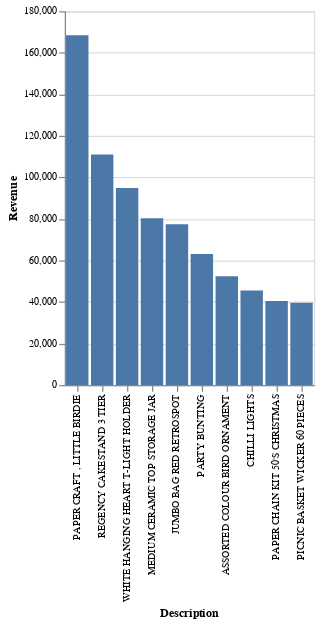

The code cell stored with this chart in its notebook:
### Code cell
b = (
    a.df_lazy
    .filter(pl.col("Country") == "United Kingdom")
    .filter(pl.col("Quantity") > 0 )     # Ignoring returns
    .select("Description", 'Revenue')    # Revenue was already calculated by Quantity * UnitPrice
    .group_by("Description")
    .sum()
    .sort("Revenue", descending = True)
    .head(10)
).collect()

alt.Chart(b).mark_bar().encode(x = alt.X("Description:N",sort = '-y', ), y = alt.Y("Revenue")).configure_axis(
    labelFontSize=8,
    titleFontSize=10
).configure_title(
    fontSize=18
)

### Figure 1 — Vega-Lite specification as saved in the notebook (floating-point values rounded to 4 significant figures)
{"config": {"view": {"continuousWidth": 300, "continuousHeight": 300}, "axis": {"labelFontSize": 8, "titleFontSize": 10}, "title": {"fontSize": 18}}, "data": {"name": "data-ebd4ebdb803afd8beb7393446dc414be"}, "mark": {"type": "bar"}, "encoding": {"x": {"field": "Description", "sort": "-y", "type": "nominal"}, "y": {"field": "Revenue", "type": "quantitative"}}, "$schema": "https://vega.github.io/schema/vega-lite/v6.1.0.json", "datasets": {"data-ebd4ebdb803afd8beb7393446dc414be": [{"Description": "PAPER CRAFT , LITTLE BIRDIE", "Revenue": 168500.0}, {"Description": "REGENCY CAKESTAND 3 TIER", "Revenue": 111000.0}, {"Description": "WHITE HANGING HEART T-LIGHT HOLDER", "Revenue": 94860.0}, {"Description": "MEDIUM CERAMIC TOP STORAGE JAR", "Revenue": 80290.0}, {"Description": "JUMBO BAG RED RETROSPOT", "Revenue": 77370.0}, {"Description": "PARTY BUNTING", "Revenue": 63110.0}, {"Description": "ASSORTED COLOUR BIRD ORNAMENT", "Revenue": 52400.0}, {"Description": "CHILLI LIGHTS", "Revenue": 45510.0}, {"Description": "PAPER CHAIN KIT 50'S CHRISTMAS ", "Revenue": 40450.0}, {"Description": "PICNIC BASKET WICKER 60 PIECES", "Revenue": 39620.0}]}}
